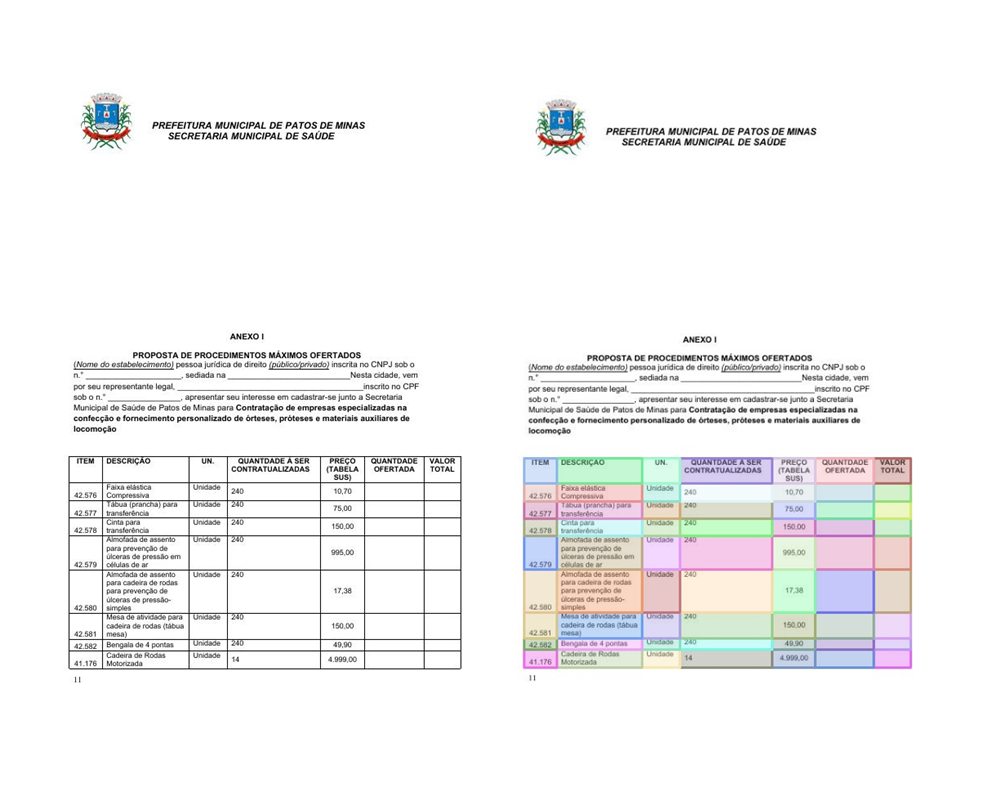
#> input picture images/Picture1.png, 989 x 790 px
$ python -i extract-table.py   (imports and definitions only)
#> lines starting #> are read from the running program, lines starting #| are printed output that depends on the picture; after the words box and inside, x2 and y2 are one past the last pixel; in counts of white or black regions, pixels touching at a corner belong together
#> further down, picture is the input picture: shape (790, 989, 3); mean B, G, R 243, 242.9, 243
# -*- coding: utf-8 -*-#
# -------------------------------------------------------------------------------
# Name:         extract-table.py
# Author:       wdf
# Date:         2019/7/9
# IDE：         PyCharm
# Parameters:
#     @param:
#     @param:
# Return：
#
# Description:
# 参考：
# https://answers.opencv.org/question/63847/how-to-extract-tables-from-an-image/  （opencv官方示例）
# https://blog.csdn.net/yomo127/article/details/52045146  （c++版代码）
# https://blog.csdn.net/weixin_34059951/article/details/88151801 （python）
#  输入一张平整的图片，提取横线、竖线、交叉点、绘制表格
#  只对平整的图片有效，旋转表格效果不行

#### 分割单元格步骤
# 1. 读取图像；
# 2. 二值化处理；
# 3. 横向、纵向的膨胀、腐蚀操作，得到横线图img_row和竖线图img_col；
# 4. 得到点图，img_row + img_col=img_dot；
# 5. 得到线图，img_row × img_col=img_line（线图只是拿来看看的，后续没有用到）；
# 6. 浓缩点团到单个像素；
# 7. 开始遍历各行的点，将各个单元格从二值图像上裁剪出来，保存到temp文件夹。
# ---------------------
# 原文：https://blog.csdn.net/muxiong0308/article/details/80969355 （python实现）
# 注释+C++实现：https://blog.csdn.net/yomo127/article/details/52045146 （逐行注释）
# Usage： 若表格内容仍被处理为边框，可以调整腐蚀、膨胀函数的参数，比如调大处理次数（iteration）
# -------------------------------------------------------------------------------
import cv2
import json
import numpy as np
from pathlib import Path
import progressbar


# [212 lines left out: functions iter_all_files, get_rec, get_total_row_cols, clean_dots, get_dots, get_bounding_box and 1 more, not called in this run]


def extract_lines(image, scale=20, erode_iters=1, dilate_iters=2, show=True):
    # 输入一张图片，提取横线、竖线
    '''
    :param image:  image = cv2.imread(img_path,1)
    :param scale:     scale = 20 # 这个值越大，检测到的直线越多
    :param erode_iters: 腐蚀的次数
    :param dilate_iters: 膨胀的次数
    :param show 是否可视化
    :return: dilatedcol, dilatedrow : 得到的竖线、横线
    '''
#> called with scale = 20, erode_iters = 1, dilate_iters = 2, show = True

    # 二值化
    gray = cv2.cvtColor(image, cv2.COLOR_BGR2GRAY)
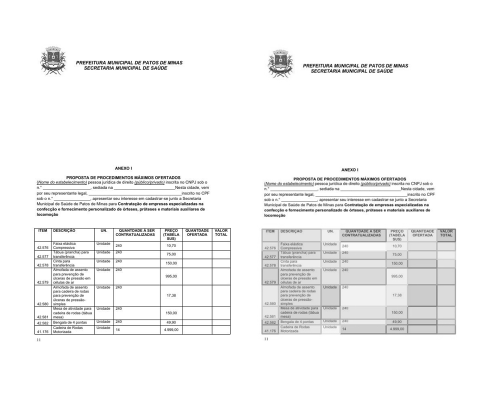
#> gray: shape (790, 989) (shown at 1/2 size); min 0, max 255, mean 242.9
    binary = cv2.adaptiveThreshold(~gray, 255,  # ~取反，很重要，使二值化后的图片是黑底白字
                                   cv2.ADAPTIVE_THRESH_GAUSSIAN_C, cv2.THRESH_BINARY, 15, -10)
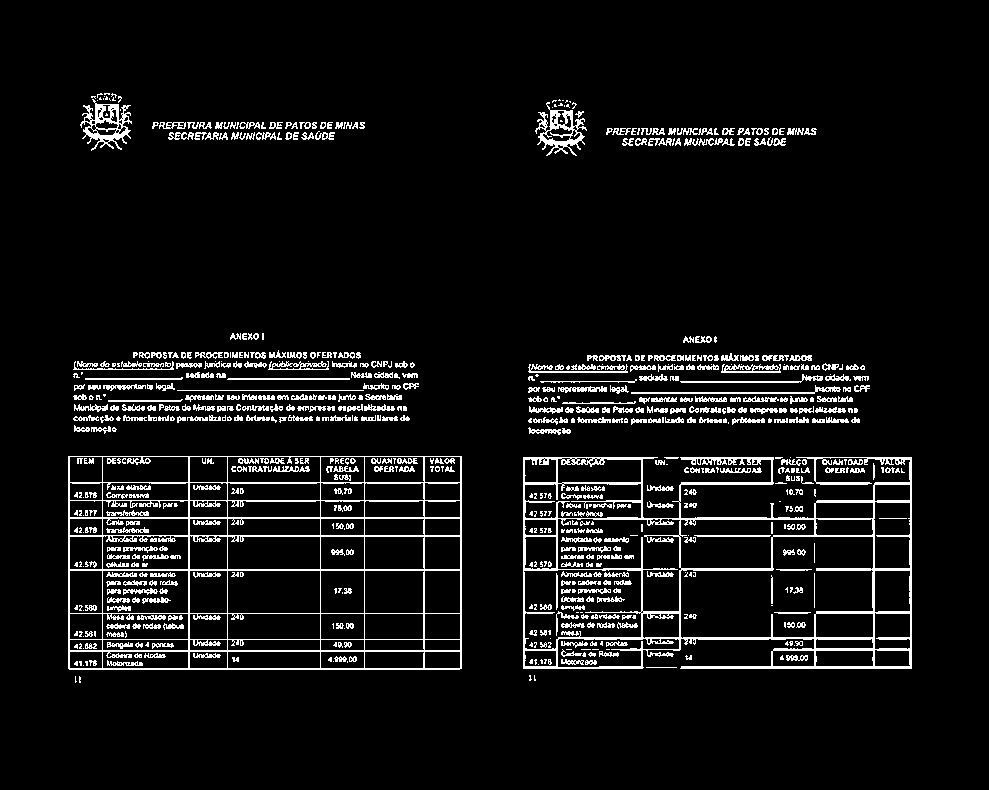
#> binary: shape (790, 989); 6.8% white in thin lines or dots, all inside (x1, y1, x2, y2) = (68, 93, 912, 683)
    # cv2.imshow("binary ", binary)

    rows, cols = binary.shape

    # 识别横线
    kernel = cv2.getStructuringElement(cv2.MORPH_RECT, (cols // scale, 1))
    # getStructuringElement： Returns a structuring element of the specified size and shape for morphological operations.
    #  (cols // scale, 1) 为了获取横向的表格线，设置腐蚀和膨胀的操作区域为一个比较大的横向直条
    eroded = cv2.erode(binary, kernel, iterations=erode_iters)
#> eroded: shape (790, 989); 1.2% white in thin lines or dots, all inside (x1, y1, x2, y2) = (92, 369, 888, 670)
    # cv2.imshow("Eroded Image",eroded)
    dilatedcol = cv2.dilate(eroded, kernel, iterations=dilate_iters)  # 为了是表格闭合，故意使得到的横向更长（以得到交点——bounding-box）
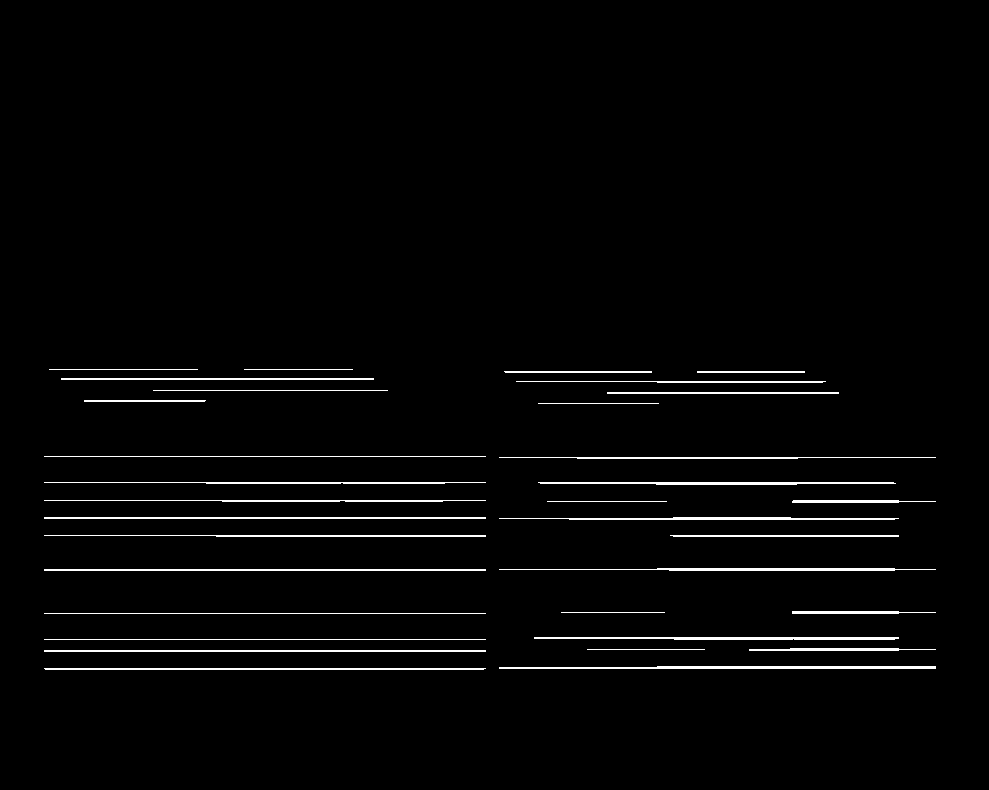
#> dilatedcol: shape (790, 989); 2.2% white in thin lines or dots, all inside (x1, y1, x2, y2) = (44, 369, 936, 670)

    # 识别竖线
    kernel = cv2.getStructuringElement(cv2.MORPH_RECT, (1, rows // scale))
    # 竖直方向上线条获取的步骤同上，唯一的区别在于腐蚀膨胀的区域为一个宽为1，高为缩放后的图片高度的一个竖长形直条
    eroded = cv2.erode(binary, kernel, iterations=erode_iters)
#> eroded: shape (790, 989); 0.41% white in thin lines or dots, all inside (x1, y1, x2, y2) = (68, 475, 912, 651)
    dilatedrow = cv2.dilate(eroded, kernel, iterations=dilate_iters)  # 为了是表格闭合，故意使线变长
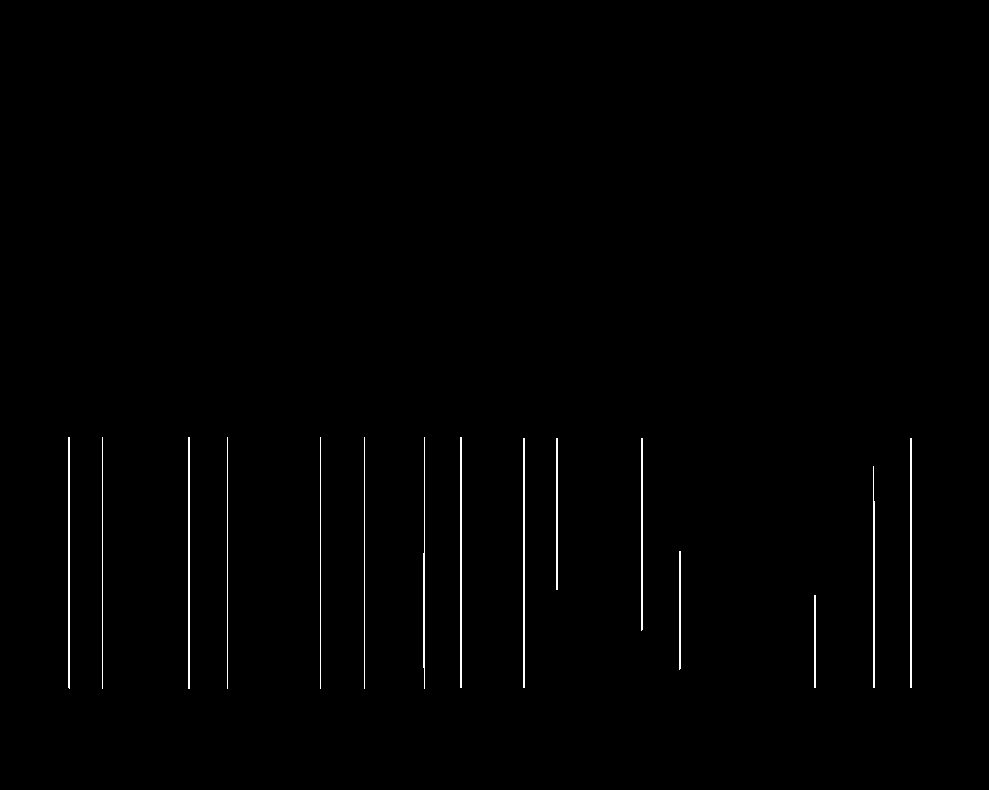
#> dilatedrow: shape (790, 989); 0.69% white in thin lines or dots, all inside (x1, y1, x2, y2) = (68, 437, 912, 689)
    if show:
        print("shape:", rows, cols)
#| shape: 790 989
        cv2.imshow("Dilated col", dilatedcol)
        cv2.imshow("Dilated row", dilatedrow)
        # 绘制出横线、竖线
        merge = cv2.add(dilatedcol, dilatedrow)
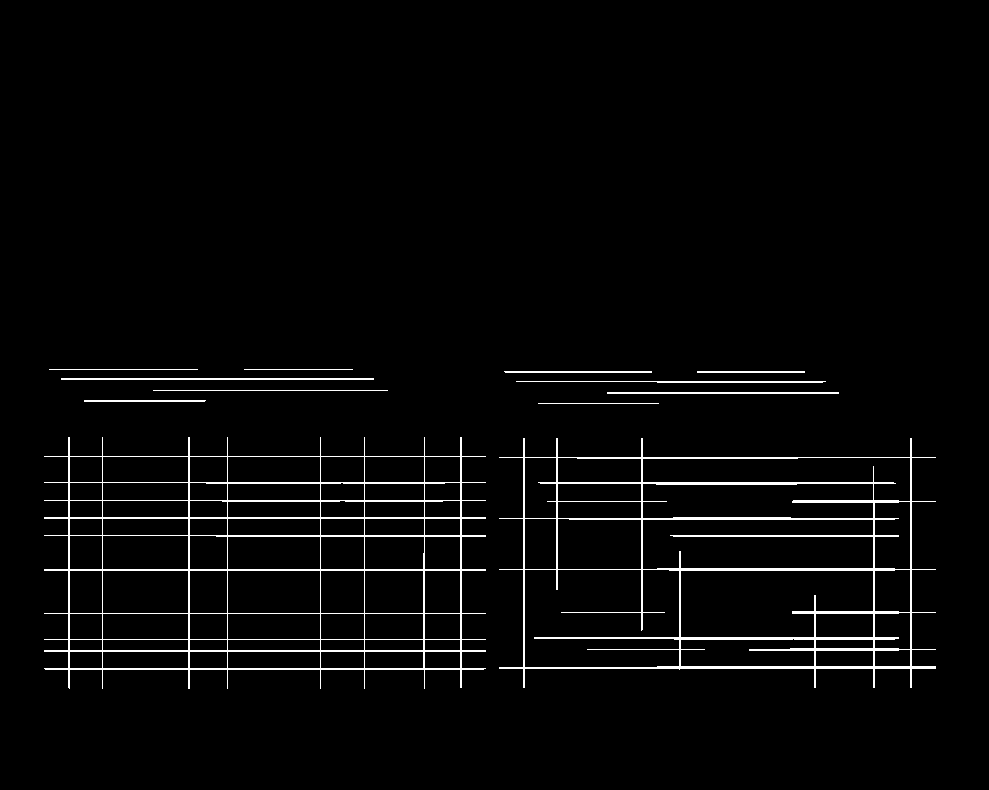
#> merge: shape (790, 989); 2.8% white in thin lines or dots, all inside (x1, y1, x2, y2) = (44, 369, 936, 689)
        cv2.imshow("col & row", merge)
    return dilatedcol, dilatedrow


# [58 lines left out: functions get_bit_wise, process_single_image, not called in this run]


# [13 lines not run here, left out]

# 参考： https://blog.csdn.net/yomo127/article/details/52045146

>>> import cv2
>>> picture = cv2.imread('images/Picture1.png')
>>> result = extract_lines(picture)

$ run again, on images/Picture2.png
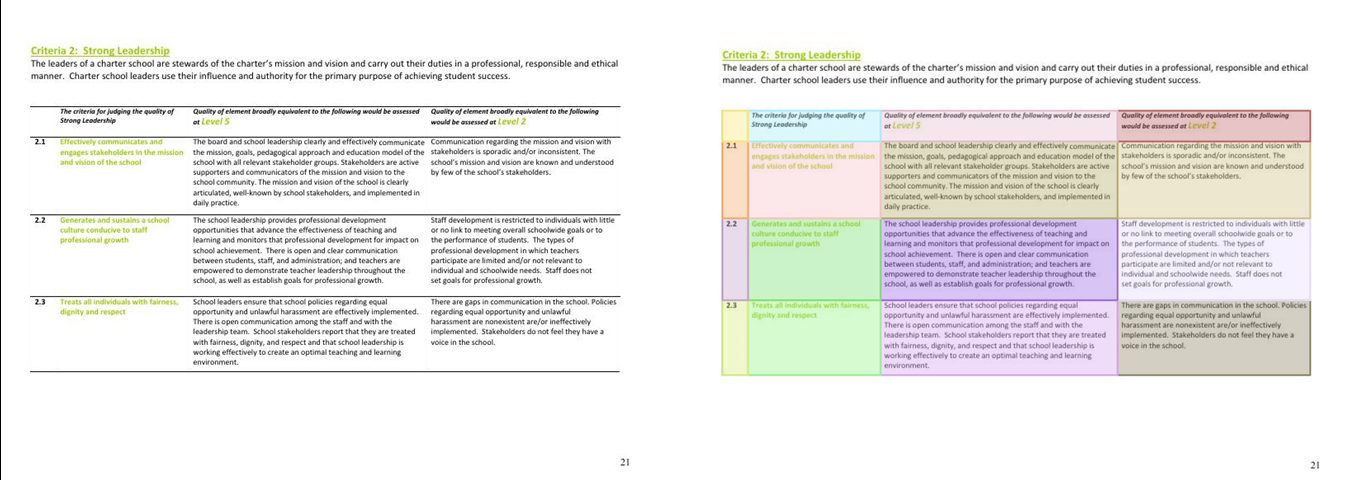
#> input picture images/Picture2.png, 1357 x 480 px
#> picture is the input picture: shape (480, 1357, 3); mean B, G, R 234.9, 236.5, 237.4
#> in extract_lines, `binary = cv2.adaptiveThreshold(~gray, 255,`:
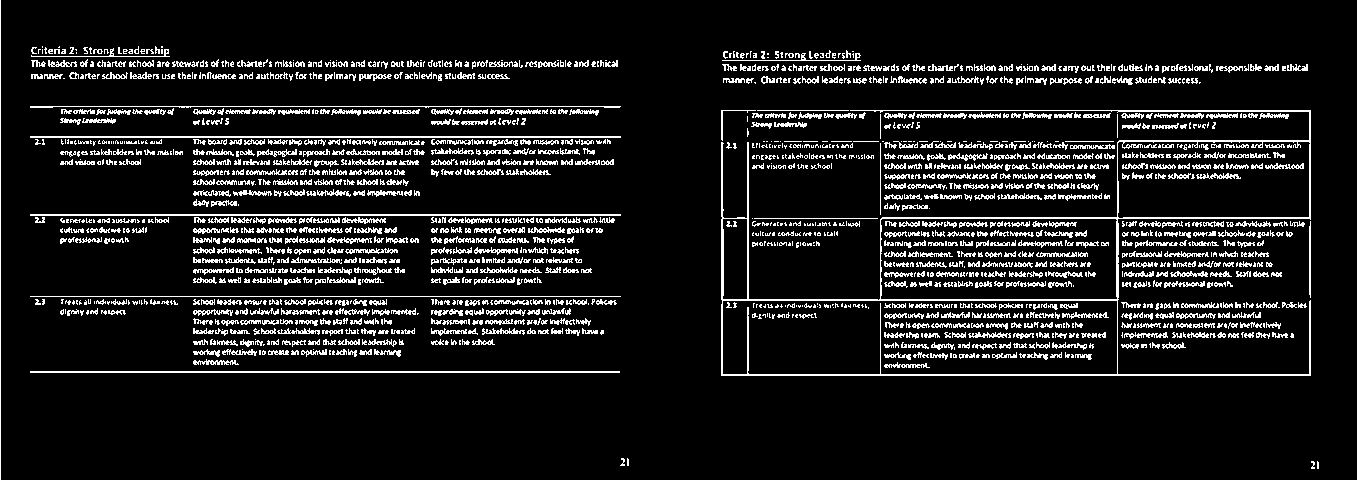
#> binary: shape (480, 1357); 10.4% white in thin lines or dots
#> dilatedcol: shape (480, 1357); 1.6% white in thin lines or dots, all inside (x1, y1, x2, y2) = (0, 56, 1344, 376)
#> dilatedrow: shape (480, 1357); 0.47% white in thin lines or dots
#| shape: 480 1357
#> in extract_lines, `merge = cv2.add(dilatedcol, dilatedrow)`:
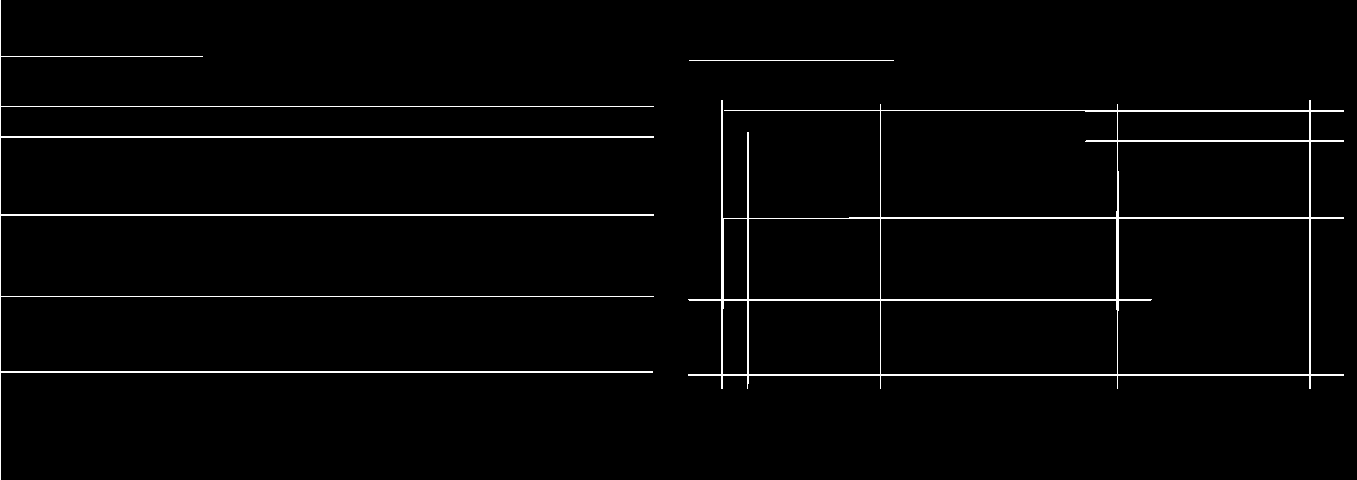
#> merge: shape (480, 1357); 2.1% white in thin lines or dots

$ run again, on images/Picture3.png
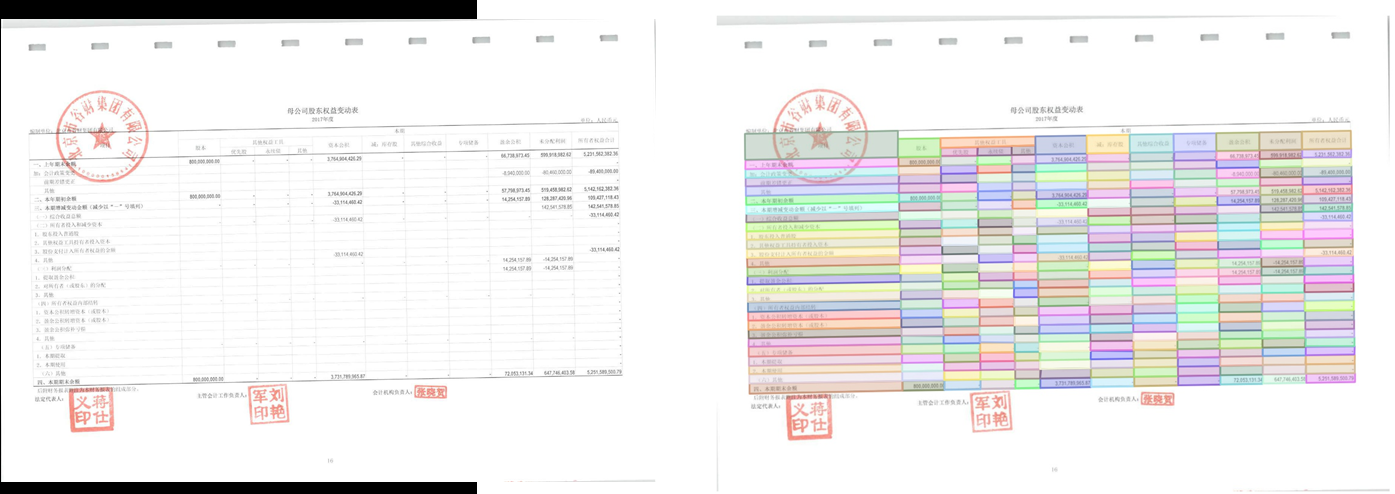
#> input picture images/Picture3.png, 1395 x 494 px
#> picture is the input picture: shape (494, 1395, 3); mean B, G, R 235.7, 236.2, 237.5
#> in extract_lines, `binary = cv2.adaptiveThreshold(~gray, 255,`:
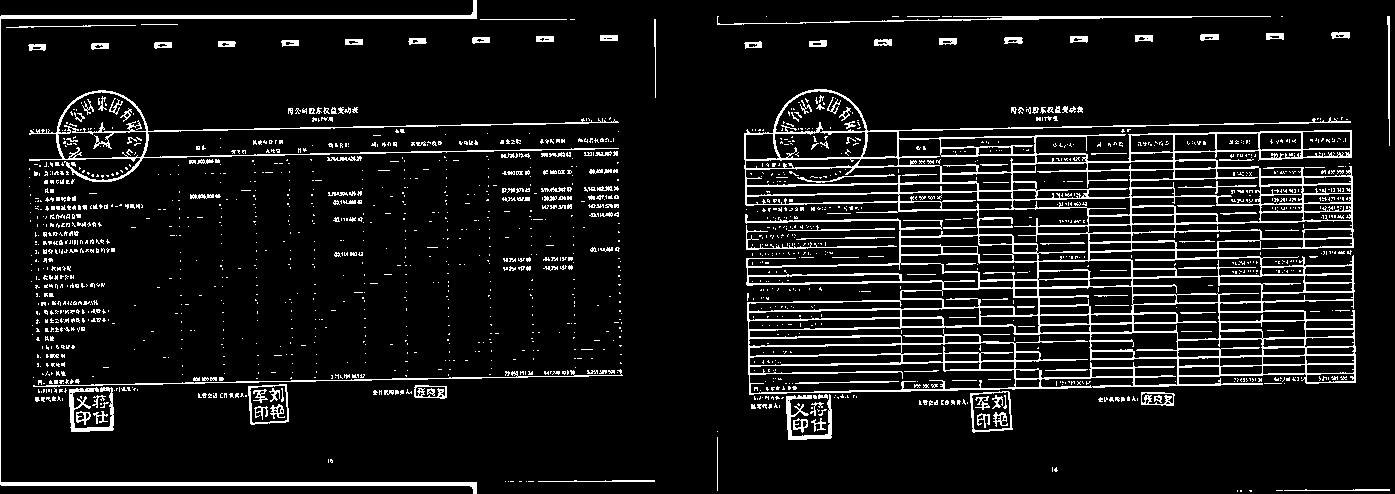
#> binary: shape (494, 1395); 9% white in thin lines or dots
#> dilatedcol: shape (494, 1395); 5.6% white; 78 white regions, largest, box (x1, y1, x2, y2) and area: (0, 481, 689, 486) 2229, (0, 15, 601, 20) 2199, (788, 122, 1385, 132) 1487
#> dilatedrow: shape (494, 1395); 0.84% white in thin lines or dots
#| shape: 494 1395
#> in extract_lines, `merge = cv2.add(dilatedcol, dilatedrow)`:
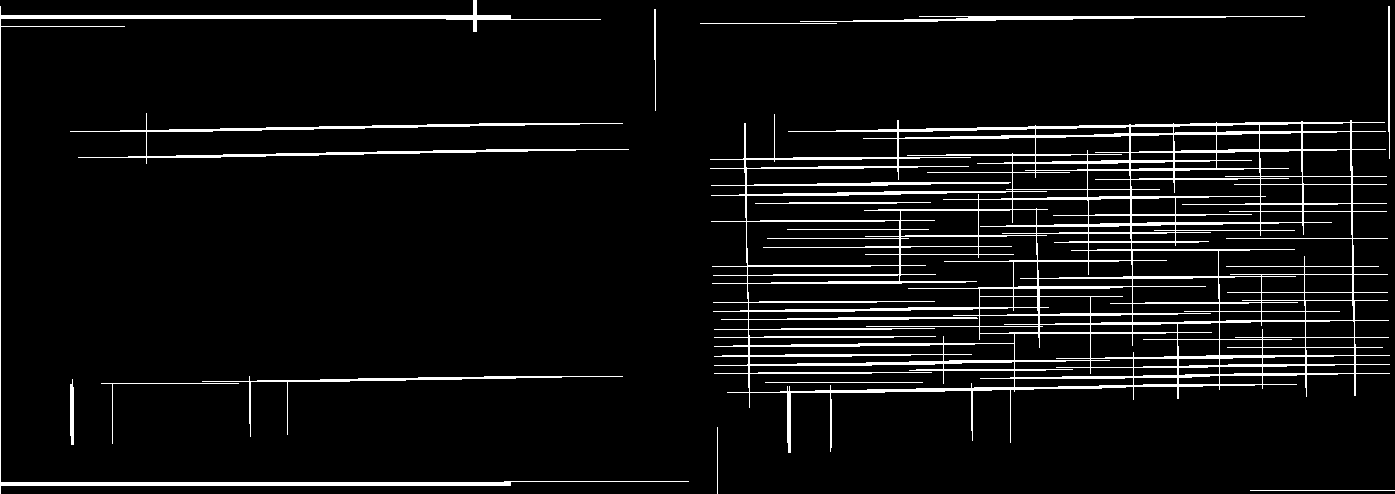
#> merge: shape (494, 1395); 6.3% white; 14 white regions, largest, box (x1, y1, x2, y2) and area: (710, 114, 1390, 453) 31947, (0, 0, 689, 494) 5140, (70, 113, 629, 164) 2671
